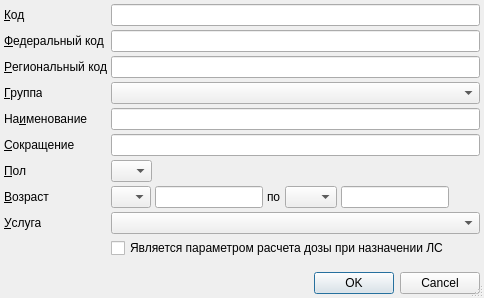
<?xml version="1.0" encoding="UTF-8"?>
<ui version="4.0">
 <class>ActionPropertyTemplateEditorDialog</class>
 <widget class="QDialog" name="ActionPropertyTemplateEditorDialog">
  <property name="geometry">
   <rect>
    <x>0</x>
    <y>0</y>
    <width>484</width>
    <height>298</height>
   </rect>
  </property>
  <property name="windowTitle">
   <string>ChangeMe!</string>
  </property>
  <property name="sizeGripEnabled">
   <bool>true</bool>
  </property>
  <layout class="QGridLayout">
   <property name="margin">
    <number>4</number>
   </property>
   <property name="spacing">
    <number>4</number>
   </property>
   <item row="7" column="4" colspan="2">
    <widget class="QComboBox" name="cmbEndAgeUnit">
     <property name="sizePolicy">
      <sizepolicy hsizetype="Preferred" vsizetype="Fixed">
       <horstretch>0</horstretch>
       <verstretch>0</verstretch>
      </sizepolicy>
     </property>
     <item>
      <property name="text">
       <string/>
      </property>
     </item>
     <item>
      <property name="text">
       <string>Д</string>
      </property>
     </item>
     <item>
      <property name="text">
       <string>Н</string>
      </property>
     </item>
     <item>
      <property name="text">
       <string>М</string>
      </property>
     </item>
     <item>
      <property name="text">
       <string>Г</string>
      </property>
     </item>
    </widget>
   </item>
   <item row="10" column="0">
    <spacer>
     <property name="orientation">
      <enum>Qt::Vertical</enum>
     </property>
     <property name="sizeHint" stdset="0">
      <size>
       <width>73</width>
       <height>231</height>
      </size>
     </property>
    </spacer>
   </item>
   <item row="3" column="0">
    <widget class="QLabel" name="lblGroup">
     <property name="sizePolicy">
      <sizepolicy hsizetype="Maximum" vsizetype="Preferred">
       <horstretch>0</horstretch>
       <verstretch>0</verstretch>
      </sizepolicy>
     </property>
     <property name="text">
      <string>&amp;Группа</string>
     </property>
     <property name="buddy">
      <cstring>cmbGroup</cstring>
     </property>
    </widget>
   </item>
   <item row="3" column="1" colspan="7">
    <widget class="CActionPropertyTemplateComboBox" name="cmbGroup"/>
   </item>
   <item row="1" column="0">
    <widget class="QLabel" name="lblFederalCode">
     <property name="sizePolicy">
      <sizepolicy hsizetype="Maximum" vsizetype="Preferred">
       <horstretch>0</horstretch>
       <verstretch>0</verstretch>
      </sizepolicy>
     </property>
     <property name="text">
      <string>&amp;Федеральный код</string>
     </property>
     <property name="buddy">
      <cstring>edtFederalCode</cstring>
     </property>
    </widget>
   </item>
   <item row="7" column="3">
    <widget class="QLabel" name="lblAgeSep">
     <property name="sizePolicy">
      <sizepolicy hsizetype="Maximum" vsizetype="Preferred">
       <horstretch>0</horstretch>
       <verstretch>0</verstretch>
      </sizepolicy>
     </property>
     <property name="text">
      <string>по</string>
     </property>
     <property name="buddy">
      <cstring>cmbEndAgeUnit</cstring>
     </property>
    </widget>
   </item>
   <item row="8" column="0">
    <widget class="QLabel" name="lblService">
     <property name="sizePolicy">
      <sizepolicy hsizetype="Maximum" vsizetype="Preferred">
       <horstretch>0</horstretch>
       <verstretch>0</verstretch>
      </sizepolicy>
     </property>
     <property name="text">
      <string>&amp;Услуга</string>
     </property>
     <property name="buddy">
      <cstring>cmbService</cstring>
     </property>
    </widget>
   </item>
   <item row="8" column="1" colspan="7">
    <widget class="CRBComboBox" name="cmbService"/>
   </item>
   <item row="0" column="0">
    <widget class="QLabel" name="lblCode">
     <property name="sizePolicy">
      <sizepolicy hsizetype="Maximum" vsizetype="Preferred">
       <horstretch>0</horstretch>
       <verstretch>0</verstretch>
      </sizepolicy>
     </property>
     <property name="text">
      <string>&amp;Код</string>
     </property>
     <property name="buddy">
      <cstring>edtCode</cstring>
     </property>
    </widget>
   </item>
   <item row="5" column="0">
    <widget class="QLabel" name="lblAbbrev">
     <property name="sizePolicy">
      <sizepolicy hsizetype="Maximum" vsizetype="Preferred">
       <horstretch>0</horstretch>
       <verstretch>0</verstretch>
      </sizepolicy>
     </property>
     <property name="text">
      <string>&amp;Сокращение</string>
     </property>
     <property name="buddy">
      <cstring>edtAbbrev</cstring>
     </property>
    </widget>
   </item>
   <item row="2" column="0">
    <widget class="QLabel" name="lblRegionalCode">
     <property name="sizePolicy">
      <sizepolicy hsizetype="Maximum" vsizetype="Preferred">
       <horstretch>0</horstretch>
       <verstretch>0</verstretch>
      </sizepolicy>
     </property>
     <property name="text">
      <string>&amp;Региональный код</string>
     </property>
     <property name="buddy">
      <cstring>edtRegionalCode</cstring>
     </property>
    </widget>
   </item>
   <item row="0" column="1" colspan="7">
    <widget class="QLineEdit" name="edtCode"/>
   </item>
   <item row="7" column="2">
    <widget class="QLineEdit" name="edtBegAgeCount">
     <property name="sizePolicy">
      <sizepolicy hsizetype="Preferred" vsizetype="Fixed">
       <horstretch>0</horstretch>
       <verstretch>0</verstretch>
      </sizepolicy>
     </property>
     <property name="inputMask">
      <string>000; </string>
     </property>
     <property name="maxLength">
      <number>3</number>
     </property>
    </widget>
   </item>
   <item row="7" column="1">
    <widget class="QComboBox" name="cmbBegAgeUnit">
     <property name="sizePolicy">
      <sizepolicy hsizetype="Preferred" vsizetype="Fixed">
       <horstretch>0</horstretch>
       <verstretch>0</verstretch>
      </sizepolicy>
     </property>
     <item>
      <property name="text">
       <string/>
      </property>
     </item>
     <item>
      <property name="text">
       <string>Д</string>
      </property>
     </item>
     <item>
      <property name="text">
       <string>Н</string>
      </property>
     </item>
     <item>
      <property name="text">
       <string>М</string>
      </property>
     </item>
     <item>
      <property name="text">
       <string>Г</string>
      </property>
     </item>
    </widget>
   </item>
   <item row="1" column="1" colspan="7">
    <widget class="QLineEdit" name="edtFederalCode"/>
   </item>
   <item row="6" column="0">
    <widget class="QLabel" name="lblSex">
     <property name="sizePolicy">
      <sizepolicy hsizetype="Maximum" vsizetype="Preferred">
       <horstretch>0</horstretch>
       <verstretch>0</verstretch>
      </sizepolicy>
     </property>
     <property name="text">
      <string>&amp;Пол</string>
     </property>
     <property name="buddy">
      <cstring>cmbSex</cstring>
     </property>
    </widget>
   </item>
   <item row="7" column="0">
    <widget class="QLabel" name="lblAge">
     <property name="sizePolicy">
      <sizepolicy hsizetype="Maximum" vsizetype="Preferred">
       <horstretch>0</horstretch>
       <verstretch>0</verstretch>
      </sizepolicy>
     </property>
     <property name="text">
      <string>&amp;Возраст</string>
     </property>
     <property name="buddy">
      <cstring>cmbBegAgeUnit</cstring>
     </property>
    </widget>
   </item>
   <item row="4" column="0">
    <widget class="QLabel" name="lblName">
     <property name="sizePolicy">
      <sizepolicy hsizetype="Maximum" vsizetype="Preferred">
       <horstretch>0</horstretch>
       <verstretch>0</verstretch>
      </sizepolicy>
     </property>
     <property name="text">
      <string>На&amp;именование</string>
     </property>
     <property name="buddy">
      <cstring>edtName</cstring>
     </property>
    </widget>
   </item>
   <item row="7" column="6">
    <widget class="QLineEdit" name="edtEndAgeCount">
     <property name="sizePolicy">
      <sizepolicy hsizetype="Preferred" vsizetype="Fixed">
       <horstretch>0</horstretch>
       <verstretch>0</verstretch>
      </sizepolicy>
     </property>
     <property name="inputMask">
      <string>000; </string>
     </property>
     <property name="maxLength">
      <number>3</number>
     </property>
    </widget>
   </item>
   <item row="7" column="7">
    <spacer>
     <property name="orientation">
      <enum>Qt::Horizontal</enum>
     </property>
     <property name="sizeHint" stdset="0">
      <size>
       <width>71</width>
       <height>20</height>
      </size>
     </property>
    </spacer>
   </item>
   <item row="11" column="0" colspan="8">
    <widget class="QDialogButtonBox" name="buttonBox">
     <property name="standardButtons">
      <set>QDialogButtonBox::Cancel|QDialogButtonBox::Ok</set>
     </property>
    </widget>
   </item>
   <item row="5" column="1" colspan="7">
    <widget class="QLineEdit" name="edtAbbrev">
     <property name="minimumSize">
      <size>
       <width>200</width>
       <height>0</height>
      </size>
     </property>
    </widget>
   </item>
   <item row="2" column="1" colspan="7">
    <widget class="QLineEdit" name="edtRegionalCode"/>
   </item>
   <item row="6" column="1" colspan="7">
    <widget class="QComboBox" name="cmbSex">
     <property name="sizePolicy">
      <sizepolicy hsizetype="Maximum" vsizetype="Fixed">
       <horstretch>0</horstretch>
       <verstretch>0</verstretch>
      </sizepolicy>
     </property>
     <item>
      <property name="text">
       <string/>
      </property>
     </item>
     <item>
      <property name="text">
       <string>М</string>
      </property>
     </item>
     <item>
      <property name="text">
       <string>Ж</string>
      </property>
     </item>
    </widget>
   </item>
   <item row="4" column="1" colspan="7">
    <widget class="QLineEdit" name="edtName">
     <property name="minimumSize">
      <size>
       <width>200</width>
       <height>0</height>
      </size>
     </property>
    </widget>
   </item>
   <item row="9" column="1" colspan="6">
    <widget class="QCheckBox" name="chkCalcParamDoseNomenclatureExpense">
     <property name="text">
      <string>Является параметром расчета дозы при назначении ЛС</string>
     </property>
    </widget>
   </item>
  </layout>
 </widget>
 <customwidgets>
  <customwidget>
   <class>CRBComboBox</class>
   <extends>QComboBox</extends>
   <header>library/crbcombobox.h</header>
  </customwidget>
  <customwidget>
   <class>CActionPropertyTemplateComboBox</class>
   <extends>QComboBox</extends>
   <header>Events/ActionPropertyTemplateComboBox.h</header>
  </customwidget>
 </customwidgets>
 <tabstops>
  <tabstop>edtCode</tabstop>
  <tabstop>edtFederalCode</tabstop>
  <tabstop>edtRegionalCode</tabstop>
  <tabstop>cmbGroup</tabstop>
  <tabstop>edtName</tabstop>
  <tabstop>edtAbbrev</tabstop>
  <tabstop>cmbSex</tabstop>
  <tabstop>cmbBegAgeUnit</tabstop>
  <tabstop>edtBegAgeCount</tabstop>
  <tabstop>cmbEndAgeUnit</tabstop>
  <tabstop>edtEndAgeCount</tabstop>
  <tabstop>cmbService</tabstop>
  <tabstop>chkCalcParamDoseNomenclatureExpense</tabstop>
  <tabstop>buttonBox</tabstop>
 </tabstops>
 <resources/>
 <connections>
  <connection>
   <sender>buttonBox</sender>
   <signal>accepted()</signal>
   <receiver>ActionPropertyTemplateEditorDialog</receiver>
   <slot>accept()</slot>
   <hints>
    <hint type="sourcelabel">
     <x>174</x>
     <y>258</y>
    </hint>
    <hint type="destinationlabel">
     <x>174</x>
     <y>137</y>
    </hint>
   </hints>
  </connection>
  <connection>
   <sender>buttonBox</sender>
   <signal>rejected()</signal>
   <receiver>ActionPropertyTemplateEditorDialog</receiver>
   <slot>reject()</slot>
   <hints>
    <hint type="sourcelabel">
     <x>174</x>
     <y>258</y>
    </hint>
    <hint type="destinationlabel">
     <x>174</x>
     <y>137</y>
    </hint>
   </hints>
  </connection>
 </connections>
</ui>
